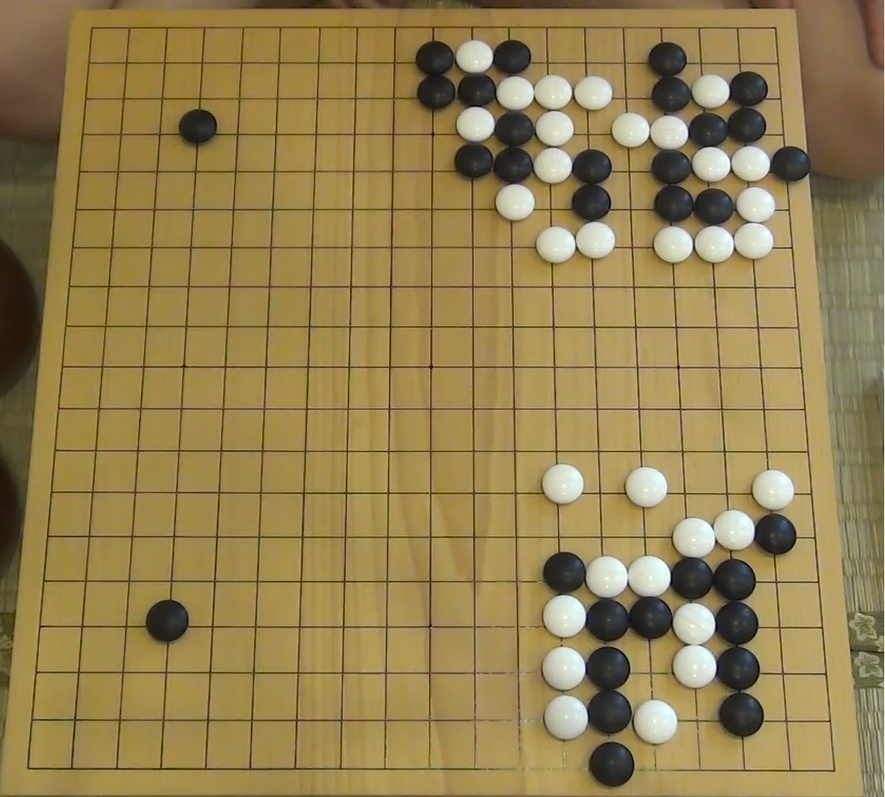
#> input picture demo4.jpg, 885 x 797 px, shrunk from 1118 x 1007 before the run
$ python step1.py
#> lines starting #> are read from the running program, lines starting #| are printed output that depends on the picture
import cv2
import numpy as np

pic_file = r'demo4.jpg'
im_bgr = cv2.imread(pic_file) # 读入图像
#> im_bgr is the input picture: shape (797, 885, 3); mean B, G, R 81, 129.4, 149.3
im_gray = cv2.cvtColor(im_bgr, cv2.COLOR_BGR2GRAY) # 转灰度
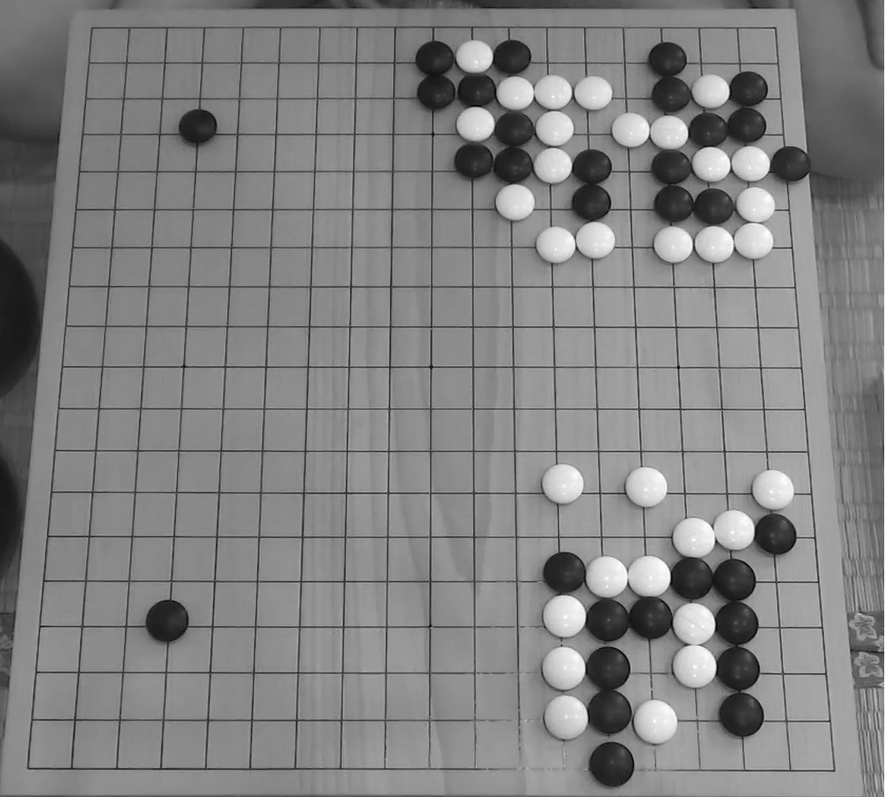
#> im_gray: shape (797, 885); min 3, max 254, mean 129.8
im_gray = cv2.GaussianBlur(im_gray, (7,7), 0) # 滤波降噪
im_edge = cv2.Canny(im_gray, 30, 50) # 边缘检测
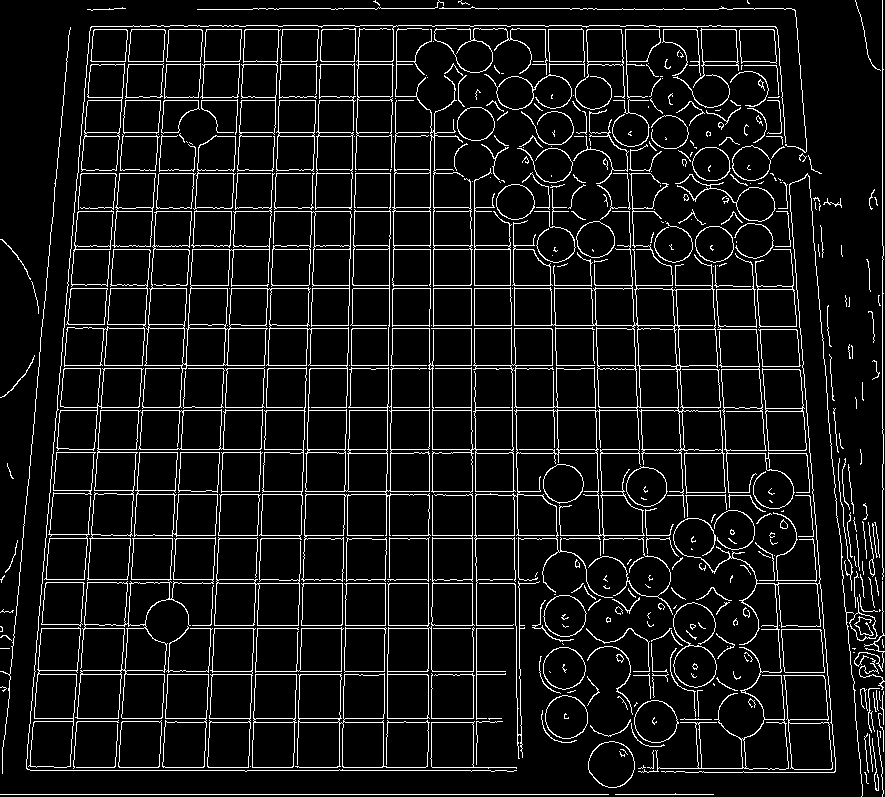
#> im_edge: shape (797, 885); 8.5% white in thin lines or dots
cv2.imshow('Go', im_edge) # 显示边缘检测结果
cv2.waitKey(0)
cv2.destroyAllWindows()

$ run again, with demo2.jpg copied over demo4.jpg
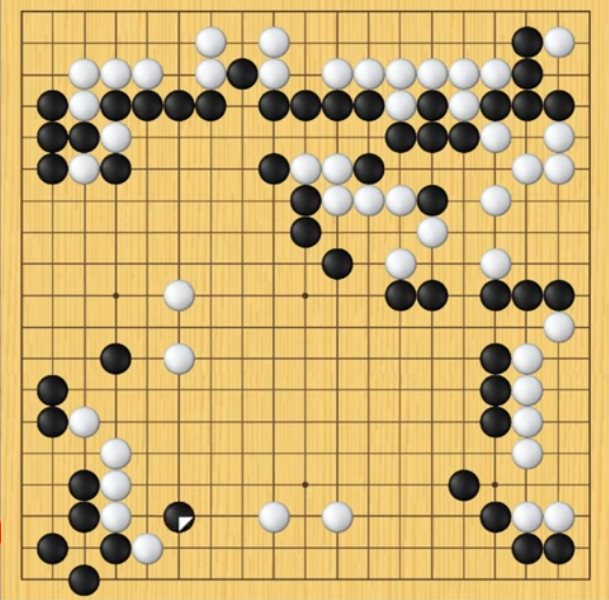
#> input picture demo2.jpg, 609 x 600 px
#> im_bgr is the input picture: shape (600, 609, 3); mean B, G, R 114.2, 178.2, 207.8
#> `im_gray = cv2.GaussianBlur(im_gray, (7,7), 0)`:
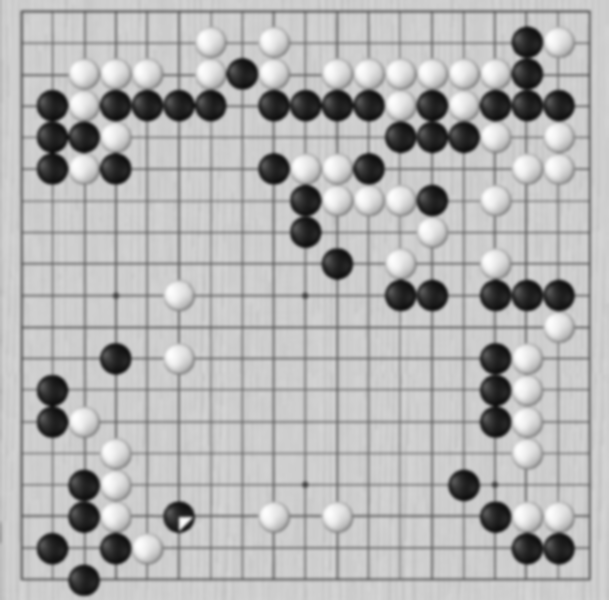
#> im_gray: shape (600, 609); min 15, max 253, mean 179.8
#> `im_edge = cv2.Canny(im_gray, 30, 50)`:
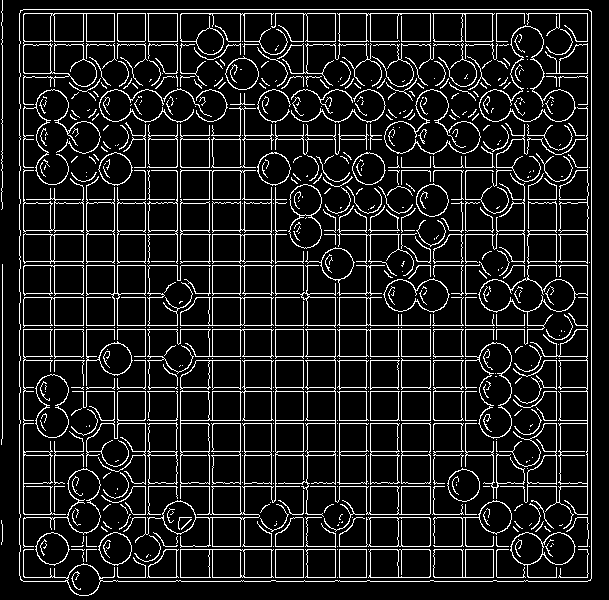
#> im_edge: shape (600, 609); 11.8% white in thin lines or dots

$ run again, with demo3.jpg copied over demo4.jpg
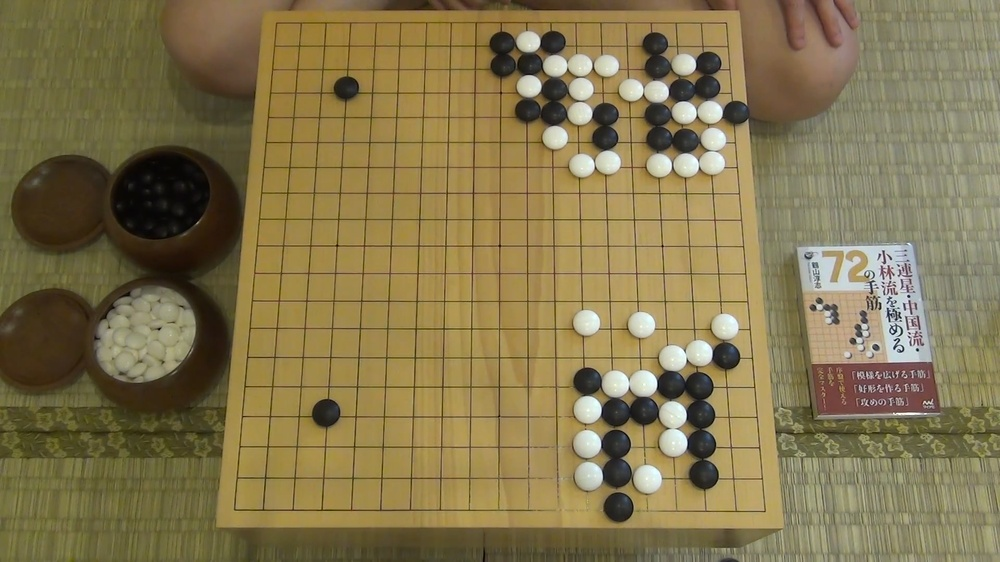
#> input picture demo3.jpg, 1000 x 562 px, shrunk from 1920 x 1080 before the run
#> im_bgr is the input picture: shape (562, 1000, 3); mean B, G, R 78.4, 118.2, 132.1
#> `im_gray = cv2.cvtColor(im_bgr, cv2.COLOR_BGR2GRAY)`:
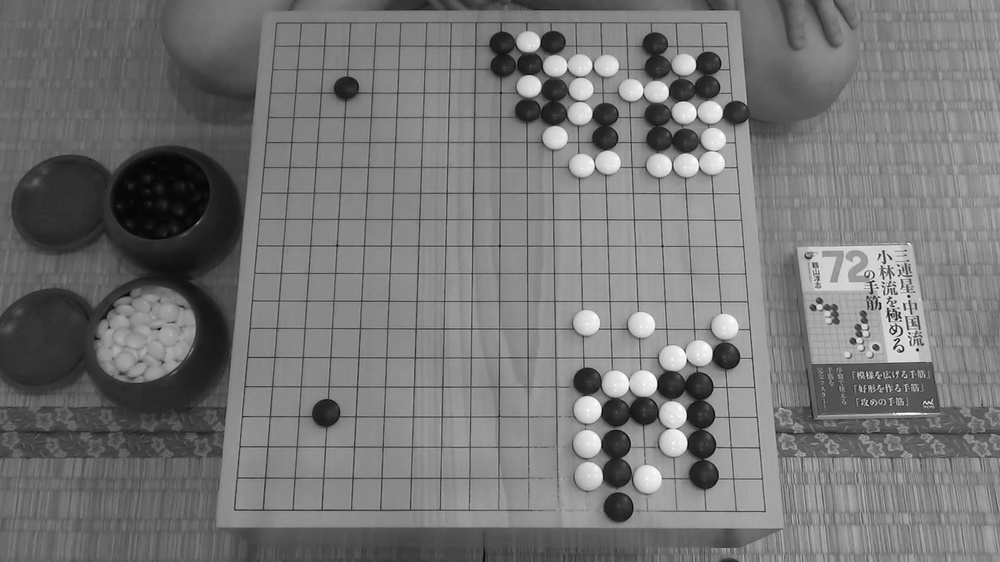
#> im_gray: shape (562, 1000); min 2, max 255, mean 117.8
#> `im_edge = cv2.Canny(im_gray, 30, 50)`:
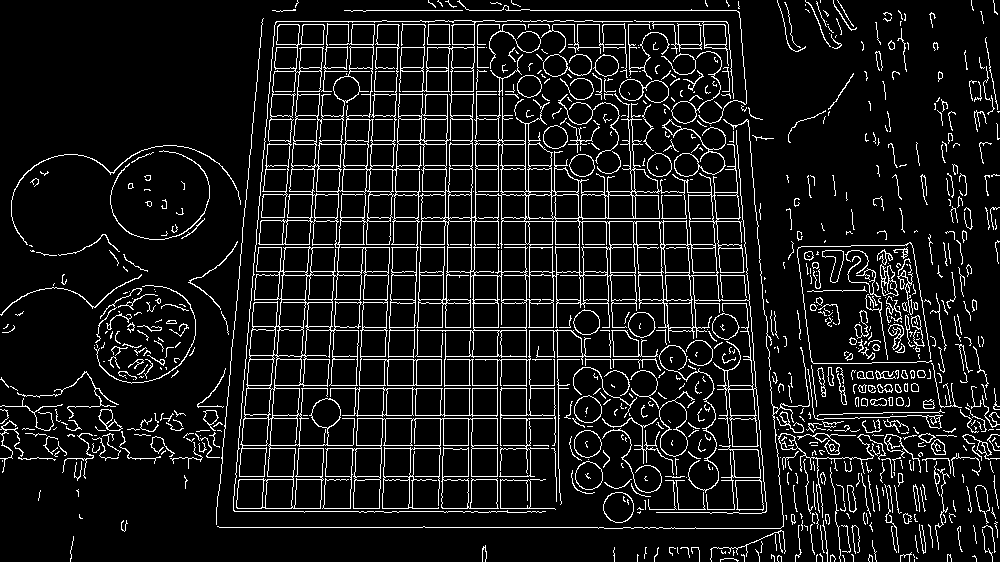
#> im_edge: shape (562, 1000); 9.6% white in thin lines or dots
